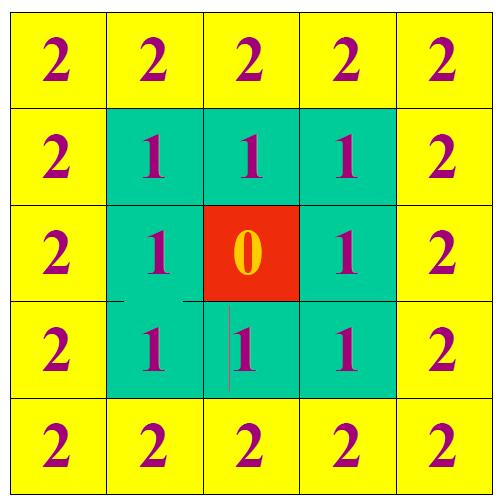
#> input picture picture_material/1.jpg, 504 x 503 px, found by its file name
$ python 8.hit_miss.py
#> lines starting #> are read from the running program, lines starting #| are printed output that depends on the picture; after the words box and inside, x2 and y2 are one past the last pixel; in counts of white or black regions, pixels touching at a corner belong together
import cv2

src = cv2.imread("picture_material/1.jpg")
#> src is the input picture: shape (503, 504, 3); mean B, G, R 71.4, 216.3, 174.1
gray = cv2.cvtColor(src, cv2.COLOR_BGR2GRAY)
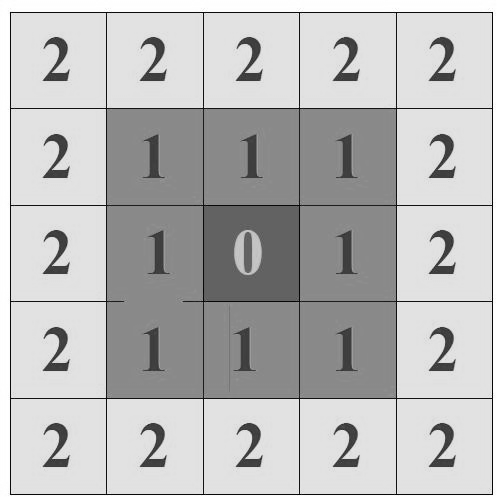
#> gray: shape (503, 504); min 1, max 255, mean 187.2
ret, binary = cv2.threshold(gray, 0, 255, cv2.THRESH_BINARY_INV| cv2.THRESH_OTSU)
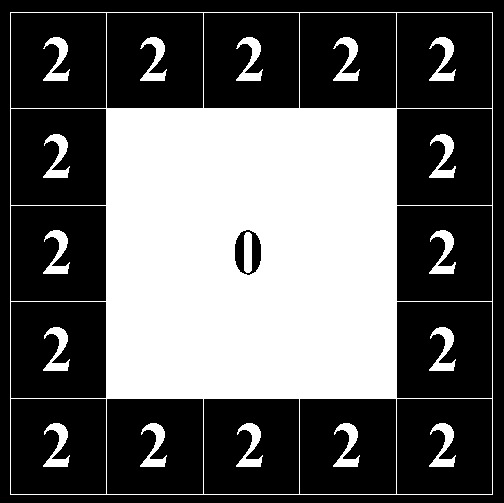
#> binary: shape (503, 504); 37.8% white; 18 white regions, largest, box (x1, y1, x2, y2) and area: (10, 12, 493, 495) 87178, (140, 423, 167, 467) 519, (236, 423, 263, 467) 519
#> ret = 173

#十字结构
se = cv2.getStructuringElement(cv2.MORPH_CROSS, (11, 11), (-1, -1))
#击中与击不中
binary = cv2.morphologyEx(binary, cv2.MORPH_HITMISS, se)
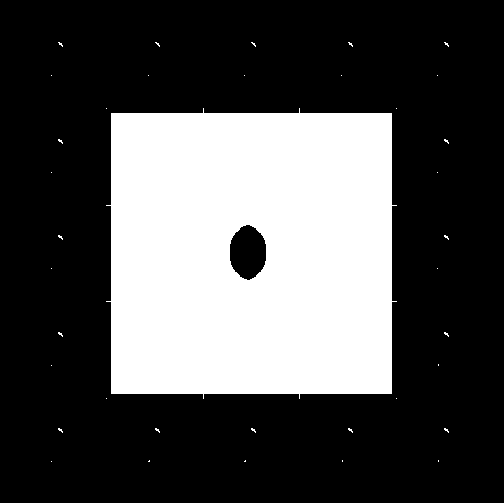
#> binary: shape (503, 504); 30.6% white; 37 white regions (36 under 20 px), largest, box (x1, y1, x2, y2) and area: (106, 108, 397, 399) 77475

cv2.imshow('origin', src)
cv2.imshow('hit_miss', binary)
cv2.waitKey()

$ run again, with picture_material/8.jpg copied over picture_material/1.jpg
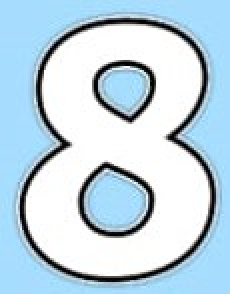
#> input picture picture_material/8.jpg, 115 x 147 px, found by its file name (shown 2 times larger)
#> src is the input picture: shape (147, 115, 3); mean B, G, R 226.3, 212.6, 189.9
#> `gray = cv2.cvtColor(src, cv2.COLOR_BGR2GRAY)`:
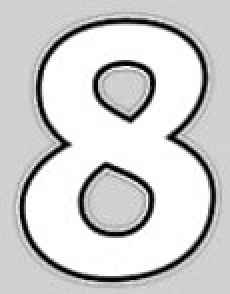
#> gray: shape (147, 115) (shown 2 times larger); min 0, max 255, mean 207.4
#> `ret, binary = cv2.threshold(gray, 0, 255, cv2.THRESH_BINARY_INV| cv2.T..`:
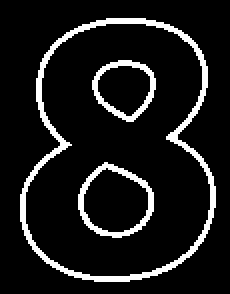
#> binary: shape (147, 115) (shown 2 times larger); 10.2% white in thin lines or dots, all inside (x1, y1, x2, y2) = (10, 9, 108, 141)
#> ret = 134
